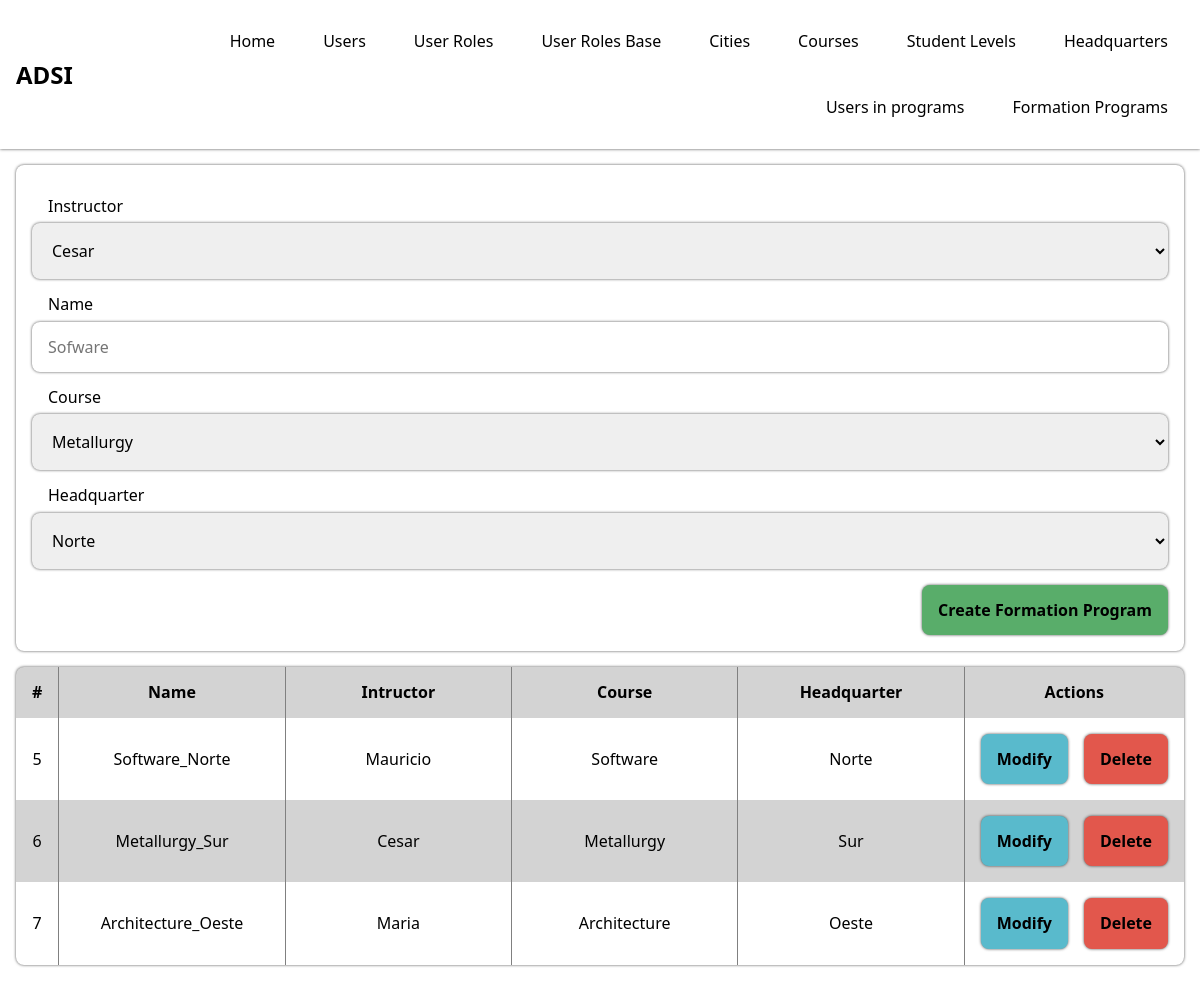
The app's page /formation_programs.php with its own data.
### tables this page shows
CREATE TABLE `formation_programs` (
  `id` int(11) NOT NULL,
  `instructor` int(11) DEFAULT NULL,
  `course` int(11) DEFAULT NULL,
  `headquarter` int(11) DEFAULT NULL,
  `name` varchar(255) NOT NULL
);

CREATE TABLE `users` (
  `id` int(11) NOT NULL,
  `name` varchar(255) NOT NULL,
  `surname` varchar(255) NOT NULL,
  `address` varchar(255) NOT NULL,
  `phone` varchar(255) NOT NULL,
  `city` int(11) DEFAULT NULL,
  `email` varchar(255) NOT NULL,
  `password` varchar(255) NOT NULL,
  `student_level` int(11) DEFAULT NULL
);

CREATE TABLE `courses` (
  `id` int(11) NOT NULL,
  `name` varchar(255) NOT NULL
);

CREATE TABLE `headquarters` (
  `id` int(11) NOT NULL,
  `name` varchar(255) NOT NULL
);

### php/function.php (called while the page is built, shortened)
<?php
function dbQuery($query)
{
  $connection = mysqli_connect("localhost", "slogive", "123456789", "courses_platform");
  $result = mysqli_query($connection, $query);
  return $result;
}

### formation_programs.php (the view, shortened to what this page needs)
<!DOCTYPE html>
<html lang="es-CO">
<head>
  <?php
  include("./modules/head.php");
  include("./php/function.php");
  ?>
</head>
<body>
  <?php
  include("./modules/nav.php");
  ?>
  <main class="main">
    <form action="" method="post">
      <label for="instructor">Instructor</label>
      <select name="instructor" id="instructor">
        <?php
        $__results = dbQuery("SELECT * FROM users");
        while ($_row = mysqli_fetch_object($__results)) {
          $selected = isset($row->instructor) && $_row->id == $row->instructor ? 'selected' : '';
          echo "<option value='$_row->id' $selected>$_row->name</option>";
        }
        ?>
      </select>
      <label for="name">Name</label>
      <input type="text" name="name" id="name" value="<?php echo isset($_GET['put']) ? $row->name : ''; ?>" placeholder="Sofware">
      <label for="course">Course</label>
      <select name="course" id="course">
        <?php
        $__results = dbQuery("SELECT * FROM courses");
        while ($_row = mysqli_fetch_object($__results)) {
          $selected = isset($row->course) && $_row->id == $row->course ? 'selected' : '';
          echo "<option value='$_row->id' $selected>$_row->name</option>";
        }
        ?>
      </select>
      <label for="headquarter">Headquarter</label>
      <select name="headquarter" id="headquarter">
        <?php
        $__results = dbQuery("SELECT * FROM headquarters");
        while ($_row = mysqli_fetch_object($__results)) {
          $selected = isset($row->headquarter) && $_row->id == $row->headquarter ? 'selected' : '';
          echo "<option value='$_row->id' $selected>$_row->name</option>";
        }
        ?>
      </select>
      <div class="form_actions">
        <?php echo isset($_GET['put']) ?
          '<input type="submit" name="submit" value="Edit Formation Program"><input onclick="cancel(\'formation_programs\')" type="button" value="Cancel">'
          :
          '<input type="submit" name="submit" value="Create Formation Program">'
        ?>
      </div>
    </form>
    <div class="table">
      <div class="body c6">
        <div class="header">#</div>
        <div class="header">Name</div>
        <div class="header">Intructor</div>
        <div class="header">Course</div>
        <div class="header">Headquarter</div>
        <div class="header">Actions</div>
        <?php
        $result = dbQuery("SELECT *, fp.id AS id, fp.name AS formation_program_name, u.name AS instructor, c.name AS course, h.name AS headquarter FROM formation_programs AS fp JOIN users AS u ON fp.instructor = u.id JOIN courses AS c ON fp.course = c.id JOIN headquarters AS h ON fp.headquarter = h.id");
        while ($row = mysqli_fetch_object($result)) {
        ?>
          <div><?php echo $row->id ?></div>
          <div><?php echo $row->formation_program_name ?></div>
          <div><?php echo $row->instructor ?></div>
          <div><?php echo $row->course ?></div>
          <div><?php echo $row->headquarter ?></div>
          <div class="actions">
            <a href="formation_programs?id=<?php echo $row->id ?>&put">
              Modify
            </a>
            <a href="formation_programs?id=<?php echo $row->id ?>&delete">
              Delete
            </a>
          </div>
        <?php } ?>
      </div>
    </div>
  </main>
</body>
</html>

### styles/global.css (style rules this page uses)
html { line-height: 1.15; -webkit-text-size-adjust: 100%; }
body { margin: 0; min-height: 100vh; font-family: system-ui, -apple-system, BlinkMacSystemFont, "Segoe UI", Roboto, Oxygen, Ubuntu, Cantarell, "Open Sans", "Helvetica Neue", sans-serif, monospace; overflow-y: scroll; }
main { display: block; }
a { background-color: transparent; }
button, input, optgroup, select, textarea { font-family: inherit; font-size: 100%; line-height: 1.15; margin: 0; }
button, input { overflow: visible; }
button, select { text-transform: none; }
button, [type=button], [type=reset], [type=submit] { -webkit-appearance: button; }
:root { --measure: 16px; }
@media screen and (min-width: 769px) { :root { --measure: 16px; } }
.main { display: grid; padding: var(--measure); gap: var(--measure); }
.main form { display: grid; padding: var(--measure); border-radius: 8px; -webkit-box-shadow: 0px 0px 3px 0px rgba(0, 0, 0, 0.7); -moz-box-shadow: 0px 0px 3px 0px rgba(0, 0, 0, 0.7); box-shadow: 0px 0px 3px 0px rgba(0, 0, 0, 0.7); }
.main form label { padding: 0 var(--measure); margin-top: var(--measure); margin-bottom: calc(var(--measure) / 2); }
.main form input { border: none; outline: none; padding: var(--measure); border-radius: 8px; -webkit-box-shadow: 0px 0px 3px 0px rgba(0, 0, 0, 0.7); -moz-box-shadow: 0px 0px 3px 0px rgba(0, 0, 0, 0.7); box-shadow: 0px 0px 3px 0px rgba(0, 0, 0, 0.7); }
.main form select { outline: none; border: none; border-radius: 8px; padding: var(--measure); -webkit-box-shadow: 0px 0px 3px 0px rgba(0, 0, 0, 0.7); -moz-box-shadow: 0px 0px 3px 0px rgba(0, 0, 0, 0.7); box-shadow: 0px 0px 3px 0px rgba(0, 0, 0, 0.7); }
.main form .form_actions { display: grid; grid-template-columns: repeat(2, min-content); justify-content: right; }
.main form .form_actions input[type=submit] { background: #59ad6a; }
.main form .form_actions input[type=submit], .main form .form_actions input[type=button] { padding: var(--measure); border-radius: 8px; outline: none; border: none; transition: all ease-in-out 150ms; margin-top: var(--measure); font-weight: bold; -webkit-box-shadow: 0px 0px 3px 0px rgba(0, 0, 0, 0.7); -moz-box-shadow: 0px 0px 3px 0px rgba(0, 0, 0, 0.7); box-shadow: 0px 0px 3px 0px rgba(0, 0, 0, 0.7); }
.main .table { display: grid; border-radius: 8px; -webkit-box-shadow: 0px 0px 3px 0px rgba(0, 0, 0, 0.7); -moz-box-shadow: 0px 0px 3px 0px rgba(0, 0, 0, 0.7); box-shadow: 0px 0px 3px 0px rgba(0, 0, 0, 0.7); }
.main .table .body { display: grid; overflow-x: scroll; overflow-y: hidden; border-radius: 8px; column-gap: 1px; background: gray; }
.main .table .body .header { font-weight: bold; }
.main .table .body div { display: grid; align-content: center; justify-content: center; padding: var(--measure); background: white; text-align: center; }
.main .table .body .actions { display: grid; gap: var(--measure); padding: var(--measure); grid-template-columns: repeat(2, auto); }
.main .table .body .actions a { text-decoration: none; transition: all ease-in-out 150ms; border-radius: 8px; color: black; padding: var(--measure); background: #f0f0f0; font-weight: bold; -webkit-box-shadow: 0px 0px 3px 0px rgba(0, 0, 0, 0.7); -moz-box-shadow: 0px 0px 3px 0px rgba(0, 0, 0, 0.7); box-shadow: 0px 0px 3px 0px rgba(0, 0, 0, 0.7); }
.main .table .body .actions a:first-of-type { background: #59bacc; }
.main .table .body .actions a:last-of-type { background: #e2574c; }
.main .table .c6 { grid-template-columns: min-content repeat(4, 1fr) min-content; }
.main .table .c6 div:nth-child(12n+1), .main .table .c6 div:nth-child(12n+2), .main .table .c6 div:nth-child(12n+3), .main .table .c6 div:nth-child(12n+4), .main .table .c6 div:nth-child(12n+5), .main .table .c6 div:nth-child(12n+6) { background: lightgray; }

### records on screen
formation_programs: id "5", name "Software_Norte", instructor.name "Mauricio", course.name "Software", headquarter.name "Norte"
formation_programs: id "6", name "Metallurgy_Sur", instructor.name "Cesar", course.name "Metallurgy", headquarter.name "Sur"
formation_programs: id "7", name "Architecture_Oeste", instructor.name "Maria", course.name "Architecture", headquarter.name "Oeste"

### other values on screen
form field instructor "Cesar"
form field course "Metallurgy"
form field headquarter "Norte"
